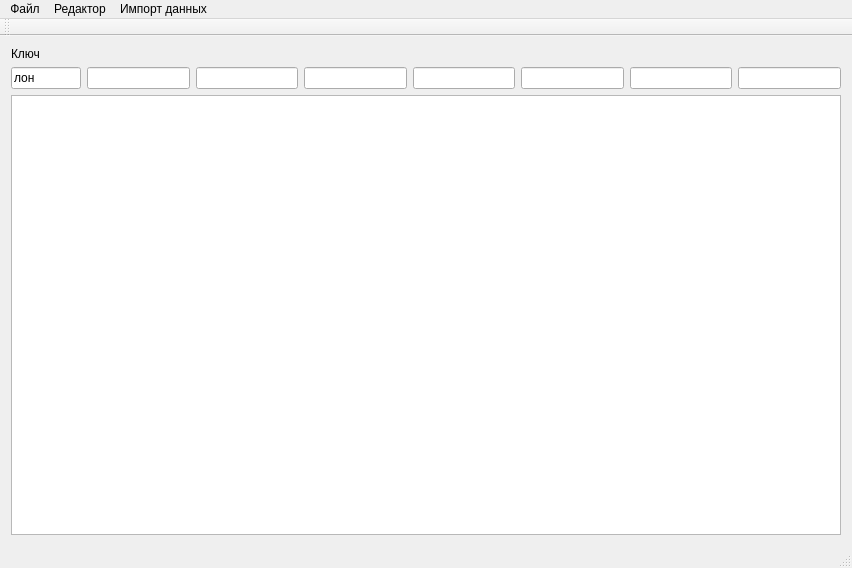
<?xml version="1.0" encoding="UTF-8"?>
<ui version="4.0">
 <class>MainWindow</class>
 <widget class="QMainWindow" name="MainWindow">
  <property name="geometry">
   <rect>
    <x>0</x>
    <y>0</y>
    <width>852</width>
    <height>568</height>
   </rect>
  </property>
  <property name="windowTitle">
   <string>Work bench</string>
  </property>
  <widget class="QWidget" name="centralWidget">
   <layout class="QGridLayout" name="gridLayout">
    <item row="0" column="0">
     <layout class="QVBoxLayout" name="verticalLayout">
      <item>
       <widget class="QLabel" name="lbKey">
        <property name="text">
         <string>Ключ</string>
        </property>
       </widget>
      </item>
      <item>
       <widget class="QLineEdit" name="leKey">
        <property name="text">
         <string>лон</string>
        </property>
       </widget>
      </item>
     </layout>
    </item>
    <item row="0" column="1">
     <layout class="QGridLayout" name="gridLayout_2">
      <item row="1" column="4">
       <widget class="QLineEdit" name="leVal5"/>
      </item>
      <item row="1" column="3">
       <widget class="QLineEdit" name="leVal4"/>
      </item>
      <item row="1" column="6">
       <widget class="QLineEdit" name="leVal7"/>
      </item>
      <item row="1" column="5">
       <widget class="QLineEdit" name="leVal6"/>
      </item>
      <item row="1" column="0">
       <widget class="QLineEdit" name="leVal1"/>
      </item>
      <item row="0" column="3">
       <widget class="QLabel" name="lbPatt4">
        <property name="text">
         <string/>
        </property>
       </widget>
      </item>
      <item row="0" column="4">
       <widget class="QLabel" name="lbPatt5">
        <property name="text">
         <string/>
        </property>
       </widget>
      </item>
      <item row="1" column="2">
       <widget class="QLineEdit" name="leVal3"/>
      </item>
      <item row="0" column="0">
       <widget class="QLabel" name="lbPatt1">
        <property name="text">
         <string/>
        </property>
       </widget>
      </item>
      <item row="1" column="1">
       <widget class="QLineEdit" name="leVal2"/>
      </item>
      <item row="0" column="2">
       <widget class="QLabel" name="lbPatt3">
        <property name="text">
         <string/>
        </property>
       </widget>
      </item>
      <item row="0" column="5">
       <widget class="QLabel" name="lbPatt6">
        <property name="text">
         <string/>
        </property>
       </widget>
      </item>
      <item row="0" column="1">
       <widget class="QLabel" name="lbPatt2">
        <property name="text">
         <string/>
        </property>
       </widget>
      </item>
      <item row="0" column="6">
       <widget class="QLabel" name="lbPatt7">
        <property name="text">
         <string/>
        </property>
       </widget>
      </item>
     </layout>
    </item>
    <item row="1" column="0" colspan="2">
     <widget class="QTableView" name="tableView"/>
    </item>
   </layout>
  </widget>
  <widget class="QMenuBar" name="menuBar">
   <property name="geometry">
    <rect>
     <x>0</x>
     <y>0</y>
     <width>852</width>
     <height>21</height>
    </rect>
   </property>
   <widget class="QMenu" name="mFile">
    <property name="title">
     <string>Файл</string>
    </property>
    <addaction name="mFileExit"/>
   </widget>
   <widget class="QMenu" name="menu">
    <property name="title">
     <string>Редактор</string>
    </property>
    <addaction name="mKeyEdit"/>
    <addaction name="mPattEdit_2"/>
    <addaction name="mParamEdit"/>
    <addaction name="mProdEdit"/>
    <addaction name="mManEdit"/>
    <addaction name="mMultEdit"/>
   </widget>
   <widget class="QMenu" name="menu_2">
    <property name="title">
     <string>Импорт данных</string>
    </property>
    <addaction name="mNomenclEdit"/>
    <addaction name="mPriceEdit"/>
   </widget>
   <addaction name="mFile"/>
   <addaction name="menu"/>
   <addaction name="menu_2"/>
  </widget>
  <widget class="QToolBar" name="mainToolBar">
   <attribute name="toolBarArea">
    <enum>TopToolBarArea</enum>
   </attribute>
   <attribute name="toolBarBreak">
    <bool>false</bool>
   </attribute>
  </widget>
  <widget class="QStatusBar" name="statusBar"/>
  <action name="mFileExit">
   <property name="text">
    <string>Выход</string>
   </property>
  </action>
  <action name="mPattEdit">
   <property name="text">
    <string>Редактор</string>
   </property>
  </action>
  <action name="mKeyEdit">
   <property name="text">
    <string>Ключи</string>
   </property>
   <property name="shortcut">
    <string>F2</string>
   </property>
  </action>
  <action name="mPattEdit_2">
   <property name="text">
    <string>Шаблоны</string>
   </property>
   <property name="shortcut">
    <string>F3</string>
   </property>
  </action>
  <action name="mParamEdit">
   <property name="text">
    <string>Параметры</string>
   </property>
  </action>
  <action name="mProdEdit">
   <property name="text">
    <string>Продукты</string>
   </property>
  </action>
  <action name="mManEdit">
   <property name="text">
    <string>Производители</string>
   </property>
  </action>
  <action name="mNomenclEdit">
   <property name="text">
    <string>Номенклатура</string>
   </property>
  </action>
  <action name="mPriceEdit">
   <property name="text">
    <string>Прайс</string>
   </property>
  </action>
  <action name="mMultEdit">
   <property name="text">
    <string>Кратность упаковки</string>
   </property>
  </action>
 </widget>
 <layoutdefault spacing="6" margin="11"/>
 <tabstops>
  <tabstop>leKey</tabstop>
  <tabstop>leVal1</tabstop>
  <tabstop>leVal2</tabstop>
  <tabstop>leVal3</tabstop>
  <tabstop>leVal4</tabstop>
  <tabstop>leVal5</tabstop>
  <tabstop>leVal6</tabstop>
  <tabstop>leVal7</tabstop>
  <tabstop>tableView</tabstop>
 </tabstops>
 <resources/>
 <connections>
  <connection>
   <sender>leKey</sender>
   <signal>editingFinished()</signal>
   <receiver>MainWindow</receiver>
   <slot>leKeyEdFinished()</slot>
   <hints>
    <hint type="sourcelabel">
     <x>36</x>
     <y>71</y>
    </hint>
    <hint type="destinationlabel">
     <x>425</x>
     <y>283</y>
    </hint>
   </hints>
  </connection>
  <connection>
   <sender>mFileExit</sender>
   <signal>triggered(bool)</signal>
   <receiver>MainWindow</receiver>
   <slot>close()</slot>
   <hints>
    <hint type="sourcelabel">
     <x>-1</x>
     <y>-1</y>
    </hint>
    <hint type="destinationlabel">
     <x>425</x>
     <y>283</y>
    </hint>
   </hints>
  </connection>
  <connection>
   <sender>mKeyEdit</sender>
   <signal>triggered(bool)</signal>
   <receiver>MainWindow</receiver>
   <slot>slotMKeyEditTriggered()</slot>
   <hints>
    <hint type="sourcelabel">
     <x>-1</x>
     <y>-1</y>
    </hint>
    <hint type="destinationlabel">
     <x>425</x>
     <y>283</y>
    </hint>
   </hints>
  </connection>
  <connection>
   <sender>mPattEdit_2</sender>
   <signal>triggered(bool)</signal>
   <receiver>MainWindow</receiver>
   <slot>slotMPattEditTriggered()</slot>
   <hints>
    <hint type="sourcelabel">
     <x>-1</x>
     <y>-1</y>
    </hint>
    <hint type="destinationlabel">
     <x>425</x>
     <y>283</y>
    </hint>
   </hints>
  </connection>
  <connection>
   <sender>mParamEdit</sender>
   <signal>triggered(bool)</signal>
   <receiver>MainWindow</receiver>
   <slot>slotMParamEditTriggered()</slot>
   <hints>
    <hint type="sourcelabel">
     <x>-1</x>
     <y>-1</y>
    </hint>
    <hint type="destinationlabel">
     <x>425</x>
     <y>283</y>
    </hint>
   </hints>
  </connection>
  <connection>
   <sender>mProdEdit</sender>
   <signal>triggered(bool)</signal>
   <receiver>MainWindow</receiver>
   <slot>slotMProdEditTriggered()</slot>
   <hints>
    <hint type="sourcelabel">
     <x>-1</x>
     <y>-1</y>
    </hint>
    <hint type="destinationlabel">
     <x>425</x>
     <y>283</y>
    </hint>
   </hints>
  </connection>
  <connection>
   <sender>leVal1</sender>
   <signal>editingFinished()</signal>
   <receiver>MainWindow</receiver>
   <slot>slotValLeEdtFinished()</slot>
   <hints>
    <hint type="sourcelabel">
     <x>124</x>
     <y>71</y>
    </hint>
    <hint type="destinationlabel">
     <x>425</x>
     <y>283</y>
    </hint>
   </hints>
  </connection>
  <connection>
   <sender>leVal3</sender>
   <signal>editingFinished()</signal>
   <receiver>MainWindow</receiver>
   <slot>slotValLeEdtFinished()</slot>
   <hints>
    <hint type="sourcelabel">
     <x>346</x>
     <y>71</y>
    </hint>
    <hint type="destinationlabel">
     <x>425</x>
     <y>283</y>
    </hint>
   </hints>
  </connection>
  <connection>
   <sender>leVal4</sender>
   <signal>editingFinished()</signal>
   <receiver>MainWindow</receiver>
   <slot>slotValLeEdtFinished()</slot>
   <hints>
    <hint type="sourcelabel">
     <x>456</x>
     <y>71</y>
    </hint>
    <hint type="destinationlabel">
     <x>425</x>
     <y>283</y>
    </hint>
   </hints>
  </connection>
  <connection>
   <sender>leVal6</sender>
   <signal>editingFinished()</signal>
   <receiver>MainWindow</receiver>
   <slot>slotValLeEdtFinished()</slot>
   <hints>
    <hint type="sourcelabel">
     <x>678</x>
     <y>71</y>
    </hint>
    <hint type="destinationlabel">
     <x>425</x>
     <y>283</y>
    </hint>
   </hints>
  </connection>
  <connection>
   <sender>leVal7</sender>
   <signal>editingFinished()</signal>
   <receiver>MainWindow</receiver>
   <slot>slotValLeEdtFinished()</slot>
   <hints>
    <hint type="sourcelabel">
     <x>789</x>
     <y>71</y>
    </hint>
    <hint type="destinationlabel">
     <x>425</x>
     <y>283</y>
    </hint>
   </hints>
  </connection>
  <connection>
   <sender>leVal2</sender>
   <signal>editingFinished()</signal>
   <receiver>MainWindow</receiver>
   <slot>slotValLeEdtFinished()</slot>
   <hints>
    <hint type="sourcelabel">
     <x>235</x>
     <y>71</y>
    </hint>
    <hint type="destinationlabel">
     <x>425</x>
     <y>283</y>
    </hint>
   </hints>
  </connection>
  <connection>
   <sender>leVal5</sender>
   <signal>editingFinished()</signal>
   <receiver>MainWindow</receiver>
   <slot>slotValLeEdtFinished()</slot>
   <hints>
    <hint type="sourcelabel">
     <x>567</x>
     <y>71</y>
    </hint>
    <hint type="destinationlabel">
     <x>425</x>
     <y>283</y>
    </hint>
   </hints>
  </connection>
  <connection>
   <sender>mManEdit</sender>
   <signal>triggered(bool)</signal>
   <receiver>MainWindow</receiver>
   <slot>slotMManEditTriggered()</slot>
   <hints>
    <hint type="sourcelabel">
     <x>-1</x>
     <y>-1</y>
    </hint>
    <hint type="destinationlabel">
     <x>425</x>
     <y>283</y>
    </hint>
   </hints>
  </connection>
  <connection>
   <sender>mNomenclEdit</sender>
   <signal>triggered(bool)</signal>
   <receiver>MainWindow</receiver>
   <slot>slotMNomEditTriggered()</slot>
   <hints>
    <hint type="sourcelabel">
     <x>-1</x>
     <y>-1</y>
    </hint>
    <hint type="destinationlabel">
     <x>425</x>
     <y>283</y>
    </hint>
   </hints>
  </connection>
  <connection>
   <sender>mPriceEdit</sender>
   <signal>triggered(bool)</signal>
   <receiver>MainWindow</receiver>
   <slot>slotMPriceEditTriggered()</slot>
   <hints>
    <hint type="sourcelabel">
     <x>-1</x>
     <y>-1</y>
    </hint>
    <hint type="destinationlabel">
     <x>425</x>
     <y>283</y>
    </hint>
   </hints>
  </connection>
 </connections>
 <slots>
  <slot>testslot()</slot>
  <slot>leKeyEdFinished()</slot>
  <slot>mPattEditTrigg()</slot>
  <slot>slotMKeyEditTriggered()</slot>
  <slot>slotMPattEditTriggered()</slot>
  <slot>slotMParamEditTriggered()</slot>
  <slot>slotMProdEditTriggered()</slot>
  <slot>slotValLeEdtFinished()</slot>
  <slot>slotMManEditTriggered()</slot>
  <slot>slotMNomEditTriggered()</slot>
  <slot>slotMPriceEditTriggered()</slot>
 </slots>
</ui>
